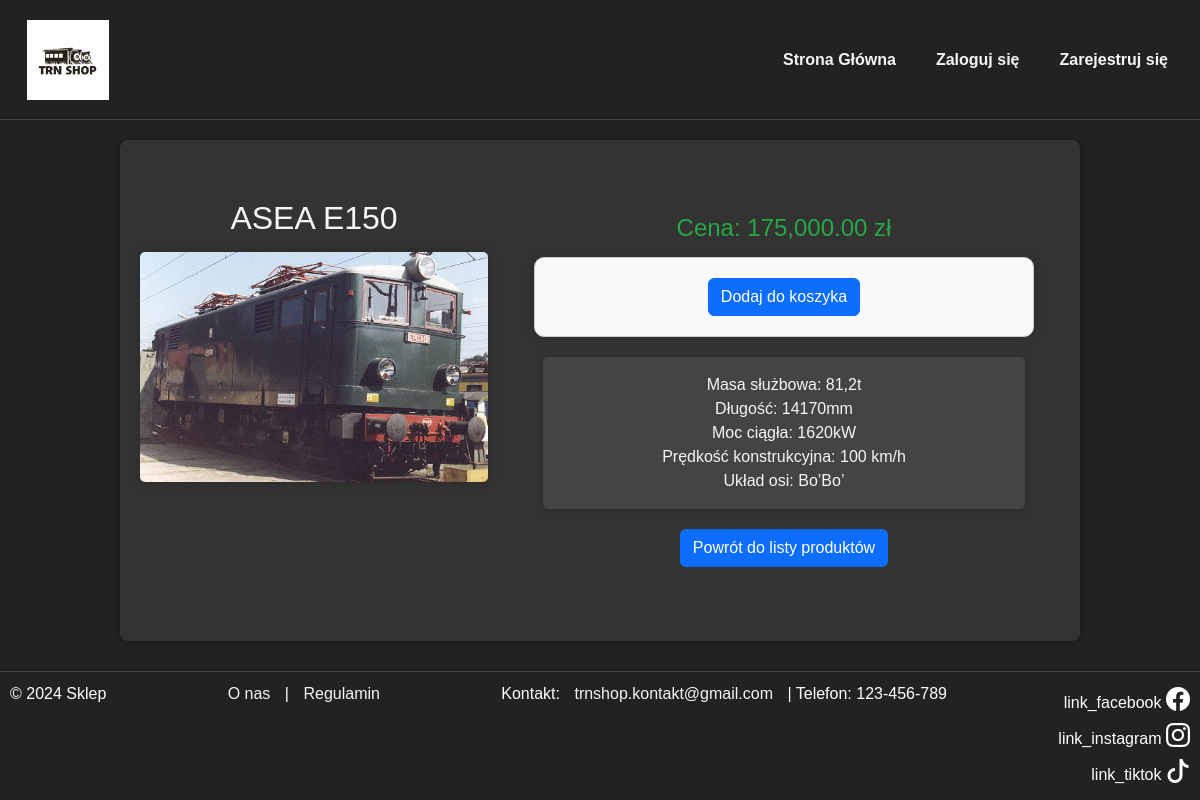
Page /produkt_strona.php?id_produktu=8 on the committed database.
### tables this page shows
CREATE TABLE `produkty` (
                            `id` int(11) NOT NULL,
                            `nazwa` varchar(50) NOT NULL,
                            `cena` decimal(10,0) NOT NULL,
                            `id_kategoria` int(11) NOT NULL,
                            `opis` text NOT NULL
);

### produkt_strona.php (the view, shortened to what this page needs)
<?php
    $conn = new mysqli("localhost", "root", "", "stronabaza");
    $id = isset($_GET["id_produktu"]) ? (int)$_GET["id_produktu"] : 0;
    $result = $conn->prepare('SELECT * FROM produkty WHERE id = ?');
    $result->bind_param('i', $id);
    $result->execute();
    $q_result = $result->get_result();
    if ($q_result->num_rows > 0) {
        $produkt = $q_result->fetch_assoc();
    } else {
        header("Location: index.php?message=Produkt%20nie%20znaleziony");
        exit();
    }
?>
<!DOCTYPE html>
<html lang="pl">
    <head>
        <link href="https://cdn.jsdelivr.net/npm/bootstrap@5.3.0-alpha1/dist/css/bootstrap.min.css" rel="stylesheet">
        <link href="https://cdn.jsdelivr.net/npm/bootstrap-icons/font/bootstrap-icons.css" rel="stylesheet">
        <link href="styl_1.css" rel="stylesheet">
    </head>
    <body>
        <nav class="navbar navbar-expand-lg navbar-dark">
            <div class="container-fluid">
                <a class="navbar-brand" href="index.php">
                    <img src="logo.jpg" alt="Logo Sklepu">
                </a>
                <div class="collapse navbar-collapse">
                    <ul class="navbar-nav ms-auto">
                        <li class="nav-item">
                            <a class="menu_button nav-link btn btn-outline-light" href="index.php">Strona Główna</a>
                        </li>
                        <?php
                            if(!isset($_SESSION["id"])) {
                                echo "<li class='nav-item'> <a class='menu_button nav-link btn btn-outline-primary' id='do_logowania' href='logowanie.php'>Zaloguj się</a> </li>";
                                echo "<li class='nav-item'> <a class='menu_button nav-link btn btn-outline-primary' id='do_rejestracji' href='rejestracja.php'>Zarejestruj się</a> </li>";
                            }elseif($_SESSION["id"]!=0){
                                echo "<li class='nav-item'> <a class='menu_button nav-link btn btn-outline-primary' id='do_panelu_klienta' href='panel_klienta.php'>Twoje konto</a> </li>";
                            }elseif($_SESSION["id"]=0){
                                echo "<li class='nav-item'> <a class='menu_button nav-link btn btn-outline-primary' id='do_panelu_administratora' href='admin.php'>Panel administratora</a> </li>";
                            }
                        ?>
                    </ul>
                </div>
            </div>
        </nav>
        <div class="container">
            <div class="main-content">
                <div class="image-section">
                    <h1><?php echo htmlspecialchars($produkt['nazwa']); ?></h1>
                    <img src="zdjecia_prod/<?php echo htmlspecialchars($produkt['id']);?>.jpg" alt="<?php echo htmlspecialchars($produkt['nazwa']); ?>">
                </div>
                <div class="product-info">
                    <h2>Cena: <?php echo number_format($produkt['cena'], 2); ?> zł</h2>
                    <form method="POST" action="dodaj_do_koszyka.php">
                        <button type="submit" class="btn btn-primary">Dodaj do koszyka</button>
                    </form>
                    <p><?php echo nl2br(htmlspecialchars($produkt['opis'])); ?></p>
                    <a href="index.php" class="btn btn-primary">Powrót do listy produktów</a>
                </div>
            </div>
        </div>
        <footer>
            <div>© 2024 Sklep</div>
            <div>
                <a href="o_nas.php">O nas</a>
                |
                <a href="regulamin.php">Regulamin</a></div>
            <p>Kontakt: <a href="mailto:trnshop.kontakt@gmail.com">trnshop.kontakt@gmail.com</a> | Telefon: 123-456-789</p>
            <div class="social-icons">
                <div><span>link_facebook</span> <i class="bi bi-facebook"></i></div>
                <div><span>link_instagram</span> <i class="bi bi-instagram"></i></div>
                <div><span>link_tiktok</span> <i class="bi bi-tiktok"></i></div>
            </div>
        </footer>
    </body>
</html>

### styl_1.css (style rules this page uses)
body { font-family: Arial, sans-serif; margin: 0; padding: 0; min-height: 100vh; display: flex; flex-direction: column; }
.navbar { background-color: #222; height: 120px; }
.navbar a { color: white; font-weight: bold; padding: 10px 15px; }
.navbar-brand img { height: 80px; }
.navbar-nav .nav-item .nav-link { color: #f5f5f5; padding: 10px 15px; }
.container { flex: 1; display: flex; justify-content: center; align-items: center; padding-top: 0px; padding-right: 40px; padding-bottom: 50px; padding-left: 40px; background-color: #fff; }
footer { background-color: #222; color: white; padding: 20px; display: flex; justify-content: space-between; border-top: 1px solid #444; }
footer .social-icons { display: flex; flex-direction: column; align-items: flex-end; }
footer .social-icons i { font-size: 24px; margin: 5px 0; color: white; }
footer a { color: #f5f5f5; text-decoration: none; margin: 0 10px; }
.menu_button { margin: 5px; }
form { margin: 15px auto; width: 500px; padding: 20px; border: 1px solid #ccc; border-radius: 10px; background-color: #f8f9fa; box-shadow: 0 2px 10px rgba(0, 0, 0, 0.1); }
.product-info { padding: 15px; text-align: center; }

### produkt_strona.php (style rules this page uses)
body { background-color: #222; color: #f5f5f5; font-family: Arial, sans-serif; }
.container { width: 80%; margin: auto; background: #333; padding: 20px; box-shadow: 0px 0px 10px rgba(0, 0, 0, 0.3); border-radius: 8px; }
.image-section { float: left; width: 40%; padding-right: 20px; }
.image-section img { width: 100%; border-radius: 5px; box-shadow: 0px 0px 10px rgba(0, 0, 0, 0.2); }
.product-info { float: left; width: 60%; color: #f5f5f5; }
.product-info h2 { color: #28a745; font-size: 24px; }
.product-info p { padding: 15px; border: 1px solid #444; border-radius: 5px; background-color: #444; / color: #f5f5f5; box-shadow: 0 2px 5px rgba(0, 0, 0, 0.1); margin: 20px; }
footer a { color: #f5f5f5; text-decoration: none; margin: 0 10px; }
footer { text-align: center; padding: 10px; background-color: #222; margin-top: 30px; border-top: 1px solid #444; }
.social-icons i { font-size: 24px; color: #ccc; margin: 0 10px; }
.navbar { background-color: #222; border-bottom: 1px solid #444; margin-bottom: 20px; }
.navbar-brand img { max-height: 80px; }
.navbar-nav .nav-item .nav-link { color: #f5f5f5; font-weight: bold; padding: 10px 15px; }
.menu_button { font-size: 16px; }
.image-section h1 { text-align: center; font-size: 2em; color: #f5f5f5; margin-bottom: 15px; }

### rows in the picture
produkty: nazwa "ASEA E150", cena "175,000.00", opis "Masa służbowa: 81,2t Długość: 14170mm Moc ciągła: 1620kW Prędkość konstrukcyjna: 100 km/h Układ osi: Bo’Bo’"
